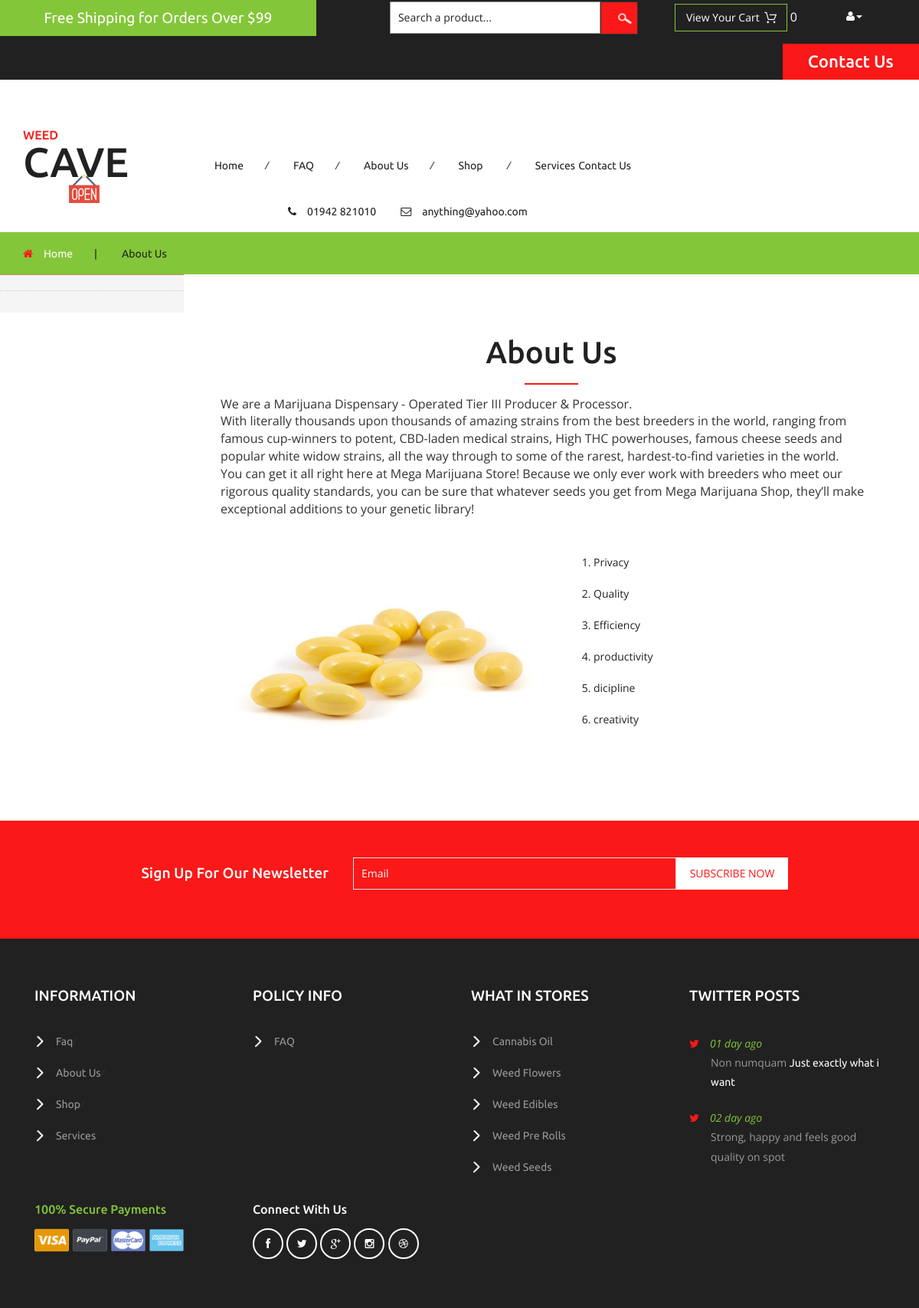
The page /about/ on the database its author committed.
### home/models.py (models this page shows, shortened)
class Setting(models.Model):
    objects = None
    STATUS = (
        ('True', 'True'),
        ('False', 'False'),
    )
    title = models.CharField(max_length=150)
    keywords = models.CharField(max_length=255)
    description = models.CharField(max_length=255)
    company = models.CharField(max_length=50)
    address = models.CharField(blank=True, max_length=100)
    phone = models.CharField(blank=True, max_length=15)
    fax = models.CharField(blank=True, max_length=15)
    email = models.CharField(blank=True, max_length=50)
    smtpserver = models.CharField(blank=True, max_length=20)
    smtpemail = models.CharField(blank=True, max_length=20)
    smtppassword = models.CharField(blank=True, max_length=10)
    smtpport = models.CharField(blank=True, max_length=5)
    icon = models.ImageField(blank=True, upload_to='images/')
    facebook = models.CharField(blank=True, max_length=50)
    instagram = models.CharField(blank=True, max_length=50)
    twitter = models.CharField(blank=True, max_length=50)
    youtube = models.CharField(blank=True, max_length=50)
    aboutus = RichTextUploadingField(blank=True)
    contact = RichTextUploadingField(blank=True)
    references = RichTextUploadingField(blank=True)
    status = models.CharField(max_length=10, choices=STATUS)
    create_at = models.DateTimeField(auto_now_add=True)
    update_at = models.DateTimeField(auto_now=True)

### home/views.py (the view)
# urls.py: path('about/', views.aboutus, name='aboutus'),
def aboutus(request):
    setting = Setting.objects.get(pk=1)
    products_top2 = Product.objects.all().order_by('?')[:3]
    category = Category.objects.all()
    context = {
        'products_top2': products_top2,
        'setting': setting,
        'category': category,
    }
    return render(request, 'about.html', context)

### home/templatetags/myapptags.py (called while the page is built)
@register.simple_tag
def categorylist():
    return Category.objects.all()

@register.simple_tag
def shopcartcount(userid):
    count = ShopCart.objects.filter(user_id=userid).count()
    return count

### home/templates/about.html (shortened to what this page needs)
{% extends 'home-base.html' %}
{% load static %}
{% block content %}
		<div class="w3l_banner_nav_right">
		<div class="privacy about">
			<h3>About Us</h3>
			<p class="animi">{{ setting.aboutus|safe }}</p>
			<div class="agile_about_grids">
				<div class="col-md-6 agile_about_grid_right">
					<img src="{% static 'website/images/six.png' %}" alt=" " class="img-responsive" />
				</div>
				<div class="col-md-6 agile_about_grid_left">
					<ol>
						<li>Privacy</li>
						<li>Quality</li>
						<li>Efficiency</li>
						<li>productivity</li>
						<li>dicipline</li>
						<li>creativity</li>
					</ol>
				</div>
				<div class="clearfix"> </div>
			</div>
		</div>
		</div>
		<div class="clearfix"></div>
	</div>
	<div class="newsletter">
		<div class="container">
			<div class="w3agile_newsletter_left">
				<h3>sign up for our newsletter</h3>
			</div>
			<div class="w3agile_newsletter_right">
				<form action="#" method="post">
					<input type="email" name="Email" value="Email" onfocus="this.value = '';" onblur="if (this.value == '') {this.value = 'Email';}" required="">
					<input type="submit" value="subscribe now">
				</form>
			</div>
			<div class="clearfix"> </div>
		</div>
	</div>
 {% endblock %}

### home/templates/home-base.html (shortened to what this page needs)
{% load static %}
<html>
<head>
<link href="{% static 'website/css/bootstrap.css' %}" rel="stylesheet" type="text/css" media="all" />
<link href="{% static 'website/css/style.css' %}" rel="stylesheet" type="text/css" media="all" />
<link href="{% static 'website/css/font-awesome.css' %}" rel="stylesheet" type="text/css" media="all" />
</head>
<body>
	<div class="agileits_header">
		<div class="w3l_offers">
			<a href="/category/">{{ setting.references | safe }}</a>
		</div>
		<div class="w3l_search">
			<form action="/search/" method="post">
				<input type="text" id="query" name="query" type="text" placeholder="What do yo u need?" value="Search a product..." onfocus="this.value = '';" onblur="if (this.value == '') {this.value = 'Search a product...';}" required="">
				<input type="submit" value=" ">
			</form>
		</div>
		<div class="product_list_header">
			<form action="/shopcart/" method="post" class="last">
                <fieldset>
                    <input type="submit" name="submit" value="View your cart" class="button" />
                     {% load myapptags %}
                                     {% shopcartcount user.id as count %}
                                    <span>{{ count }}</span>
                </fieldset>
            </form>
		</div>
		<div class="w3l_header_right">
			<ul>
				<li class="dropdown profile_details_drop">
					<a href="#" class="dropdown-toggle" data-toggle="dropdown"><i class="fa fa-user" aria-hidden="true"></i><span class="caret"></span></a>
				</li>
			</ul>
		</div>
		<div class="w3l_header_right1">
			<h2><a href="/contact/">Contact Us</a></h2>
		</div>
		<div class="clearfix"> </div>
	</div>
	<div class="logo_products">
		<div class="container">
			<div class="w3ls_logo_products_left">
				<h1><a href="/home/"><span>Weed</span>Cave</a></h1>
			</div>
			<div class="w3ls_logo_products_left1">
				<ul class="special_items">
					<li><a href="/home/">Home</a><i>/</i></li>
					<li><a href="/faq/">FAQ</a><i>/</i></li>
					<li><a href="/about/">About Us</a><i>/</i></li>
					<li><a href="/category/">Shop </a><i>/</i></li>
					<li><a href="/services/">Services</a></li>
					<li><a href="/contact/">Contact Us</a></li>
				</ul>
			</div>
			<div class="w3ls_logo_products_left1">
				<ul class="phone_email">
					<li><i class="fa fa-phone" aria-hidden="true"></i>{{ setting.phone}}</li>
					<li><i class="fa fa-envelope-o" aria-hidden="true"></i><a href="mailto:store@grocery.com">{{ setting.email}}</a></li>
				</ul>
			</div>
			<div class="clearfix"> </div>
		</div>
	</div>
	<div class="products-breadcrumb">
		<div class="container">
			<ul>
				<li><i class="fa fa-home" aria-hidden="true"></i><a href="/home/">Home</a><span>|</span></li>
				<li>About Us</li>
			</ul>
		</div>
	</div>
	<div class="banner">
		<div class="w3l_banner_nav_left">
			<nav class="navbar nav_bottom">
				<div class="collapse navbar-collapse" id="bs-megadropdown-tabs">
					 {% load myapptags %}
                        {% categorylist as category %}
                        {% load mptt_tags %}
					<ul class="nav navbar-nav nav_1">
						 {% recursetree category %}
						<li><a href="/category/{{node.id }}/{{ node.slug }}">{{ node.title }}</a></li>
						 {% endrecursetree %}
					</ul>
				 </div>
			</nav>
		</div>
{% block content %}
{% endblock %}
	<div class="footer">
		<div class="container">
			<div class="col-md-3 w3_footer_grid">
				<h3>information</h3>
				<ul class="w3_footer_grid_list">
					<li><a href="/faq/">Faq</a><i>/</i></li>
					<li><a href="/about/">About Us</a><i>/</i></li>
					<li><a href="/shop/">Shop</a><i>/</i></li>
					<li><a href="/services/">Services</a></li>
				</ul>
			</div>
			<div class="col-md-3 w3_footer_grid">
				<h3>policy info</h3>
				<ul class="w3_footer_grid_list">
					<li><a href="/faq/">FAQ</a></li>
				</ul>
			</div>
			<div class="col-md-3 w3_footer_grid">
				<h3>what in stores</h3>
				<ul class="w3_footer_grid_list">
					<li><a href="/category/">Cannabis Oil</a></li>
					<li><a href="/category/">Weed Flowers</a></li>
					<li><a href="/category/">Weed Edibles</a></li>
					<li><a href="/category/">Weed Pre rolls</a></li>
					<li><a href="/category/">Weed seeds</a></li>
				</ul>
			</div>
			<div class="col-md-3 w3_footer_grid">
				<h3>twitter posts</h3>
				<ul class="w3_footer_grid_list1">
					<li><label class="fa fa-twitter" aria-hidden="true"></label><i>01 day ago</i><span>Non numquam <a href="#"</a>
						Just exactly what i want
						<a href="#"></a></span></li>
					<li><label class="fa fa-twitter" aria-hidden="true"></label><i>02 day ago</i><span>Strong, happy and feels good <a href="#"></a>
						quality on spot
						<a href="#"></a></span></li>
				</ul>
			</div>
			<div class="clearfix"> </div>
			<div class="agile_footer_grids">
				<div class="col-md-3 w3_footer_grid agile_footer_grids_w3_footer">
					<div class="w3_footer_grid_bottom">
						<h4>100% secure payments</h4>
						<img src="{% static 'website/images/card.png' %}" alt=" " class="img-responsive" />
					</div>
				</div>
				<div class="col-md-3 w3_footer_grid agile_footer_grids_w3_footer">
					<div class="w3_footer_grid_bottom">
						<h5>connect with us</h5>
						<ul class="agileits_social_icons">
							<li><a href="#" class="facebook"><i class="fa fa-facebook" aria-hidden="true"></i></a></li>
							<li><a href="#" class="twitter"><i class="fa fa-twitter" aria-hidden="true"></i></a></li>
							<li><a href="#" class="google"><i class="fa fa-google-plus" aria-hidden="true"></i></a></li>
							<li><a href="#" class="instagram"><i class="fa fa-instagram" aria-hidden="true"></i></a></li>
							<li><a href="#" class="dribbble"><i class="fa fa-dribbble" aria-hidden="true"></i></a></li>
						</ul>
					</div>
				</div>
				<div class="clearfix"> </div>
			</div>
		</div>
	</div>
</body>
</html>

### rows shown on the page
Setting: references "Free Shipping for Orders Over $99", phone "01942 821010", email "anything@yahoo.com", aboutus "We are a Marijuana Dispensary - Operated Tier III Producer & Processor. With literally thousands upon thousands of amazing strains from the best breeders in the world, ranging from famous cup-winners to potent, CBD-laden medical strains, High THC powerhouses, famous cheese seeds and popular white widow strains, all the way through to some of the rarest, hardest-to-find varieties in the world. You can get it all right here at Mega Marijuana Store! Because we only ever work with breeders who meet our rigorous quality standards, you can be sure that whatever seeds you get from Mega Marijuana Shop, they’ll make exceptional additions to your genetic library!"

### other values the page prints
{{ count }} "0"
